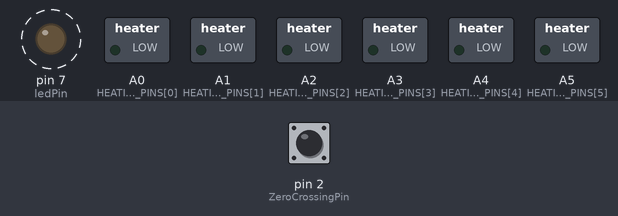
Bench run of a program on a simulated Arduino Uno, built with avr-gcc and run on an emulated ATmega328P. Shown: switched loads named in the program (green lamp = pin HIGH), output pins drawn as LEDs (lit = HIGH). Dashed ring = blinking. The test bench sets the inputs (shaded band); at power-on: pin 2 (ZeroCrossingPin) HIGH. What the program prints to the serial monitor is not drawn.

Above: at 0.5 s.
Timing chart, 0 to 4.6 s (numbered marks = the images above):
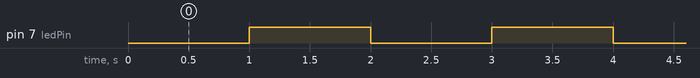

The program:

main.cpp
```cpp
#include <Arduino.h>
#include <SPI.h>
#include <avr/wdt.h>

// Configuración de pines SPI en Arduino UNO
// MISO: 12, MOSI: 11, SCK: 13, SS: 10
const int slaveSelectPin = 10;
const uint8_t NUMBER_OF_HEATING_RESISTORS = 6;
const uint8_t MAX_NUMBER_OF_SEMICYCLES = 120;
volatile uint8_t semicyclesPerHeatingResistor[NUMBER_OF_HEATING_RESISTORS];
volatile uint8_t semicyclesCounter;
const uint8_t RECEIVE_SEMICYCLES_FLAG = 255;
const uint8_t HEATING_RESISTORS_PINS[] = {A0, A1, A2, A3, A4, A5};
const uint8_t ZeroCrossingPin = 2;
const uint8_t ledPin = 7;
volatile uint8_t index;
volatile uint8_t dataReceived;
volatile uint32_t protectionTime;
uint32_t ledTime;


/*
	El enum Status corresponde a los estados en los que se puede encotrar
	el microcontrolador.
*/
enum Status {
  WAITING,					//En espera la siguiente transacción
  STOP,						//Apaga todas las salidas porque el maestro no se ha comunicado
  IN_TRANSACTION,			//Se están recibiendo los valores de semiciclos para cada resistencia
  START_TRANSACTION = 255	//El maestro indica que el micocontrolador se prepare para recibir los valores de los semiciclos
};

enum LedStatus {
  ON,			//Enciende el LED piloto
  OFF			//Apaga el led Piloto
};

LedStatus ledStatus;
Status currentStatus;

// Función para actualizar las salidas
void updateOutputs();

void setup() {
  Serial.begin(115200);
  Serial.println("Init Atmega328P");

  // Inicializar SPI
  SPI.begin();

  // Configurar pines
  pinMode(slaveSelectPin, INPUT);
  pinMode(ZeroCrossingPin, INPUT);
  pinMode(ledPin, OUTPUT);

  // Configurar pines de resistencias de calefacción
  for (uint8_t i = 0; i < NUMBER_OF_HEATING_RESISTORS; ++i) {
    pinMode(HEATING_RESISTORS_PINS[i], OUTPUT);
    semicyclesPerHeatingResistor[i] = 0;
  }

  // Adjuntar interrupción al pin de cruce por cero
  attachInterrupt(digitalPinToInterrupt(ZeroCrossingPin), updateOutputs, FALLING);

  // Adjuntar interrupción SPI
  SPI.attachInterrupt();

  // Habilitar SPI
  SPCR |= _BV(SPE);

  // Configurar estado inicial
  currentStatus = WAITING;
  ledStatus = ON;
  index = 0;

  // Habilitar el Watchdog Timer para un tiempo de espera de 2 segundos
  wdt_enable(WDTO_2S);

  // Inicializar el contador de semiciclos y tiempo del LED
  semicyclesCounter = 0;
  ledTime = millis();
}

void loop() {
  /*
  	Alternar el estado del LED cada segundo para saber que el microcontrolador
   	sigue en funcionamiento.
   */
  if (millis() - ledTime >= 1000) {
    if (ledStatus == ON) {
      digitalWrite(ledPin, HIGH);
      ledStatus = OFF;
    } else {
      digitalWrite(ledPin, LOW);
      ledStatus = ON;
    }
    ledTime = millis();
  }

  	/*
		Apaga todas las resistencias debido a que el maestro no ha enviado un dato
		durante 5 segundos. Hubo un fallo en el maestro.
	*/
  if (millis() - protectionTime >= 5000) {
    for (uint8_t i = 0; i < NUMBER_OF_HEATING_RESISTORS; ++i) {
      digitalWrite(HEATING_RESISTORS_PINS[i], LOW);
    }
    currentStatus = STOP;
  }

  // Reinicia el Watchdog Timer
  wdt_reset();
}

/*
	Rutina de servicio de interrupción para SPI
	Primeramente se verifica y el maestro quiere comenzar la transacción
	de los valores de semiciclos para cada resistencia. Posteriomente, se
	guarda cada valor recibido uno a uno.
*/
ISR(SPI_STC_vect) {
  dataReceived = SPDR;
  if (dataReceived == START_TRANSACTION) {
    currentStatus = IN_TRANSACTION;
    index = 0;
  } else if (currentStatus == IN_TRANSACTION) {
	/*
		En caso de que se haya recibido un valor mayor al máximo valor
		de semiciclos permitidos se tomará como erróneo y se guardará en
		su lugar 0.
	*/
    if (dataReceived > MAX_NUMBER_OF_SEMICYCLES) {
      semicyclesPerHeatingResistor[index] = 0;
    } else {
      semicyclesPerHeatingResistor[index] = dataReceived;
    }
    ++index;
    if (index >= NUMBER_OF_HEATING_RESISTORS) {
      index = 0;
      currentStatus = WAITING;
    }
  }

  // Actualizar el tiempo de protección
  protectionTime = millis();
}

// Función para actualizar las salidas basadas en el cruce por cero
void updateOutputs() {
  // Actualizar el contador de semiciclos
  if (currentStatus != STOP) {
    ++semicyclesCounter;

    // Controlar las salidas en función de los semiciclos
    for (uint8_t i = 0; i < NUMBER_OF_HEATING_RESISTORS; ++i) {
      if (semicyclesCounter <= semicyclesPerHeatingResistor[i]) {
        digitalWrite(HEATING_RESISTORS_PINS[i], HIGH);
      } else {
        digitalWrite(HEATING_RESISTORS_PINS[i], LOW);
      }
    }

    // Reiniciar el contador de semiciclos cuando llega al máximo permitido
    if (semicyclesCounter > MAX_NUMBER_OF_SEMICYCLES) {
      semicyclesCounter = 0;
    }
  }
}
```

Measured:
- by itself, pin 7 (ledPin): alternates HIGH for 1.0 s and LOW for 1.0 s
